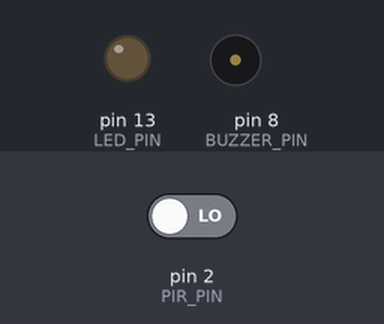
Recording of a sketch running on a simulated Arduino Uno, built with avr-gcc and run on an emulated ATmega328P. Parts: output pins drawn as LEDs (lit = HIGH), buzzer (waves = sounding, pin HIGH). The inputs (shaded band) are chosen by the test bench; at power-on: pin 2 (PIR_PIN) LOW. What the sketch prints to the serial monitor is not drawn.

Above: at 16.3 s.
16.4 s: pin 2 (PIR_PIN) driven HIGH
At 17.6 s:
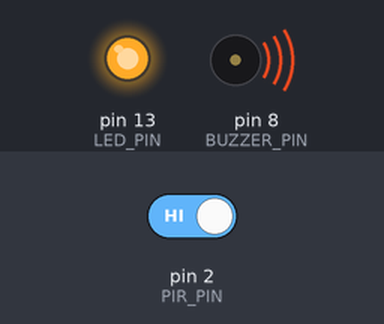
17.9 s: pin 2 (PIR_PIN) driven LOW
At 18.8 s:
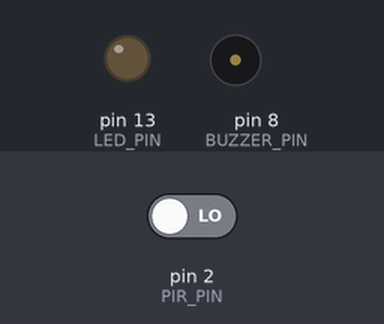
Timing chart, 0 to 20.9 s (numbered marks = the images above; inputs shaded):
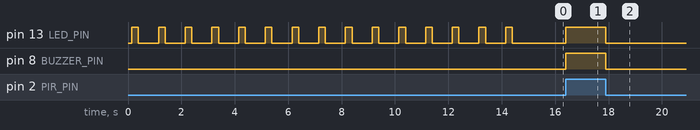

The sketch:

Day_08_PIR_Alarm.ino
```cpp
/*
 * 100 Projects with Arduino - Day 8
 * Project: PIR Motion Sensor Alarm (Pyroelectric Infrared Sensor)
 *
 * DESCRIPTION:
 * This project interfaces a Passive Infrared (PIR) motion sensor with the Arduino to build
 * an intrusion alarm. When motion is detected, the system triggers the onboard LED and an
 * active buzzer. It implements:
 * 1. Warm-up Calibration Loop: PIR sensors require 30 to 60 seconds to calibrate to the room's
 *    ambient infrared signature. The sketch includes a visual startup calibration delay.
 * 2. Edge-Triggered State Tracking: Telemetry messages print only when motion *starts* or *stops*,
 *    keeping the Serial Monitor clean and professional.
 *
 * THEORY OF OPERATION:
 * 1. All objects with a temperature above absolute zero emit thermal radiation in the form of
 *    infrared (IR) light.
 * 2. The PIR sensor contains pyroelectric crystals that generate a tiny electrical charge when
 *    exposed to changes in infrared radiation. It is split into two halves. When a warm body (like
 *    a human or animal) walks past, it crosses one half before the other, creating a differential
 * voltage.
 * 3. The sensor's dome is a Fresnel Lens that focuses IR light from the room onto the sensor chip.
 * 4. Triggering States:
 *    - Idle: Output is LOW (0V).
 *    - Motion Detected: Output is HIGH (5V). The duration of this HIGH signal is adjusted via the
 *      onboard potentiometer (usually 3 seconds to 5 minutes).
 *
 * WIRING:
 * - PIR VCC   -> Arduino 5V
 * - PIR GND   -> Arduino GND
 * - PIR OUT   -> Arduino Pin 2 (Digital input)
 * - LED Anode -> 220 Ohm Resistor -> Arduino Pin 13 (or use onboard LED)
 * - Buzzer (+) -> Arduino Pin 8 (Active buzzer)
 * - Buzzer (-) -> Arduino GND
 */

// --- PIN DEFINITIONS ---
const int PIR_PIN = 2;     // Digital input pin connected to the PIR OUT pin
const int LED_PIN = 13;    // Output pin connected to the LED
const int BUZZER_PIN = 8;  // Output pin connected to the active piezo buzzer

// --- STATE VARIABLES ---
int lastPirState = LOW;  // Stores the previous state of the PIR sensor
const int CALIBRATION_TIME =
    15;  // PIR warm-up time in seconds (standard is 30-60s; 15s for quick demo)

void setup() {
  // Initialize Serial Monitor
  Serial.begin(9600);

  // Configure pin modes
  pinMode(PIR_PIN, INPUT);
  pinMode(LED_PIN, OUTPUT);
  pinMode(BUZZER_PIN, OUTPUT);

  // Make sure indicators are OFF initially
  digitalWrite(LED_PIN, LOW);
  digitalWrite(BUZZER_PIN, LOW);

  Serial.println("==================================================");
  Serial.println("Day 8: PIR Motion Sensor Alarm System");
  Serial.println("==================================================");

  // PIR Warm-up Calibration Phase
  Serial.print("PIR Sensor Warming Up & Calibrating (approx ");
  Serial.print(CALIBRATION_TIME);
  Serial.println("s)...");

  for (int i = 0; i < CALIBRATION_TIME; i++) {
    Serial.print(CALIBRATION_TIME - i);
    Serial.print("... ");

    // Blink the LED quickly during warm-up to indicate the system is not yet armed
    digitalWrite(LED_PIN, HIGH);
    delay(250);
    digitalWrite(LED_PIN, LOW);
    delay(750);
  }
  Serial.println("\nSYSTEM ARMED. PIR Sensor active!");
}

void loop() {
  // Step 1: Read the state of the PIR sensor (HIGH = Motion, LOW = Idle)
  int currentPirState = digitalRead(PIR_PIN);

  // Step 2: Detect state changes (edge triggering)
  if (currentPirState != lastPirState) {
    if (currentPirState == HIGH) {
      // Transition from LOW to HIGH: Motion has just started!
      digitalWrite(LED_PIN, HIGH);
      digitalWrite(BUZZER_PIN, HIGH);
      Serial.println("[ALERT] Motion Detected! Alarm Triggered.");
    } else {
      // Transition from HIGH to LOW: Motion has stopped and sensor timed out.
      digitalWrite(LED_PIN, LOW);
      digitalWrite(BUZZER_PIN, LOW);
      Serial.println("[INFO] Area Secure. Alarm cleared.");
    }

    // Save the current state as the last state for the next loop
    lastPirState = currentPirState;
  }

  // Non-blocking loop - we can add other code here (like sensor logs or motor sweeps)
}
```

Measured:
- after the input at 16.4 s, pin 13 (LED_PIN), pin 8 (BUZZER_PIN): LOW → HIGH at once
- after the input at 17.9 s, pin 13 (LED_PIN), pin 8 (BUZZER_PIN): HIGH → LOW at once
